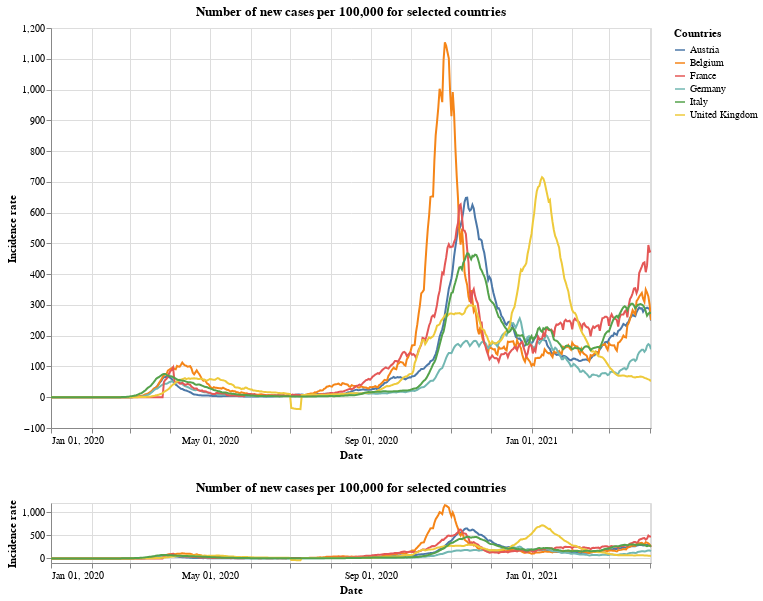

The notebook cell this image was saved under:
### Markdown cell above
## New cases per 100,000

### Code cell
#collapse
brush = alt.selection(type='interval', encodings=['x'])

base = alt.Chart(x_small).mark_line().transform_window(
    rolling_mean='sum(new_cases_per)',
    frame=[-7, 0],
    groupby=['id']
).encode(
    x=alt.X("yearmonthdate(date):T",
            axis=alt.Axis(title='Date')
           ),
    y=alt.Y("rolling_mean:Q",
            axis=alt.Axis(title='Incidence rate')
           ),
    tooltip='id',
    color=alt.Color('id', legend=alt.Legend(title="Countries")),
    opacity=alt.condition(leg_selection, alt.value(1), alt.value(0.2))
).add_selection(leg_selection).properties(
    width=600,
    height=400,
    title='Number of new cases per 100,000 for selected countries'
)

upper = base.encode(
    alt.X('yearmonthdate(date):T',axis=alt.Axis(title='Date'),
          scale=alt.Scale(domain=brush))
)

lower = base.properties(
    height=60
).add_selection(brush)

upper & lower

### Figure 1 — Vega-Lite specification as saved in the notebook (floating-point values rounded to 4 significant figures; data arrays with more than 128 entries replaced by an {"elided": "..."} marker saying what was removed)
{"config": {"view": {"continuousWidth": 400, "continuousHeight": 300}}, "vconcat": [{"mark": "line", "encoding": {"color": {"type": "nominal", "field": "id", "legend": {"title": "Countries"}}, "opacity": {"condition": {"value": 1, "selection": "selector001"}, "value": 0.2}, "tooltip": {"type": "nominal", "field": "id"}, "x": {"type": "temporal", "axis": {"title": "Date"}, "field": "date", "scale": {"domain": {"selection": "selector003"}}, "timeUnit": "yearmonthdate"}, "y": {"type": "quantitative", "axis": {"title": "Incidence rate"}, "field": "rolling_mean"}}, "height": 400, "selection": {"selector001": {"type": "multi", "fields": ["id"], "bind": "legend"}}, "title": "Number of new cases per 100,000 for selected countries", "transform": [{"window": [{"op": "sum", "field": "new_cases_per", "as": "rolling_mean"}], "frame": [-7, 0], "groupby": ["id"]}], "width": 600}, {"mark": "line", "encoding": {"color": {"type": "nominal", "field": "id", "legend": {"title": "Countries"}}, "opacity": {"condition": {"value": 1, "selection": "selector001"}, "value": 0.2}, "tooltip": {"type": "nominal", "field": "id"}, "x": {"type": "temporal", "axis": {"title": "Date"}, "field": "date", "timeUnit": "yearmonthdate"}, "y": {"type": "quantitative", "axis": {"title": "Incidence rate"}, "field": "rolling_mean"}}, "height": 60, "selection": {"selector001": {"type": "multi", "fields": ["id"], "bind": "legend"}, "selector003": {"type": "interval", "encodings": ["x"]}}, "title": "Number of new cases per 100,000 for selected countries", "transform": [{"window": [{"op": "sum", "field": "new_cases_per", "as": "rolling_mean"}], "frame": [-7, 0], "groupby": ["id"]}], "width": 600}], "data": {"name": "data-763787f9ab4478f91dcff088de7c3f41"}, "$schema": "https://vega.github.io/schema/vega-lite/v4.8.1.json", "datasets": {"data-763787f9ab4478f91dcff088de7c3f41": {"elided": "2748 records"}}}
